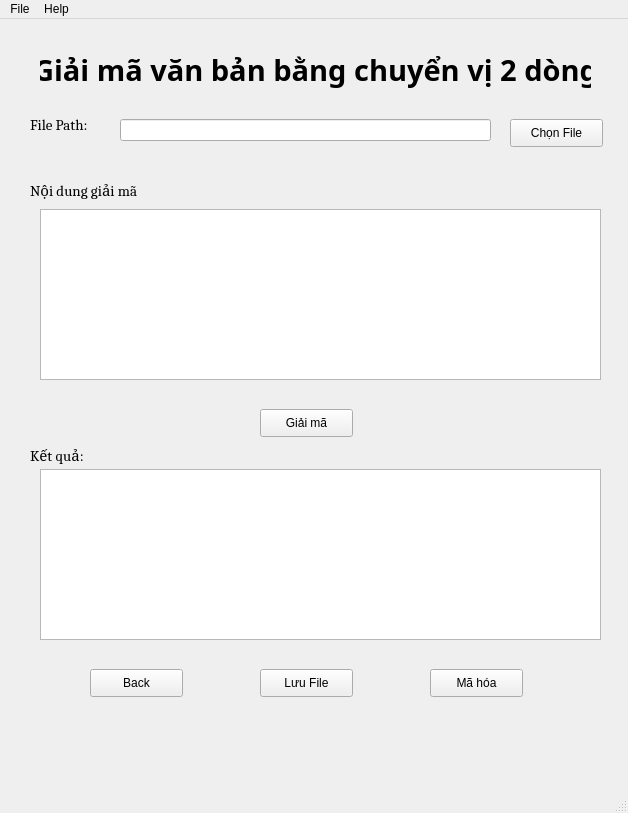
<?xml version="1.0" encoding="UTF-8"?>
<ui version="4.0">
 <class>MainWindow</class>
 <widget class="QMainWindow" name="MainWindow">
  <property name="geometry">
   <rect>
    <x>0</x>
    <y>0</y>
    <width>628</width>
    <height>813</height>
   </rect>
  </property>
  <property name="windowTitle">
   <string>MainWindow</string>
  </property>
  <widget class="QWidget" name="centralwidget">
   <widget class="QPushButton" name="btnMaHoaChuyenVi">
    <property name="geometry">
     <rect>
      <x>430</x>
      <y>650</y>
      <width>93</width>
      <height>28</height>
     </rect>
    </property>
    <property name="font">
     <font>
      <pointsize>9</pointsize>
     </font>
    </property>
    <property name="text">
     <string>Mã hóa</string>
    </property>
   </widget>
   <widget class="QPushButton" name="btnGiaiMaChuyenVi">
    <property name="geometry">
     <rect>
      <x>260</x>
      <y>390</y>
      <width>93</width>
      <height>28</height>
     </rect>
    </property>
    <property name="font">
     <font>
      <pointsize>9</pointsize>
     </font>
    </property>
    <property name="text">
     <string>Giải mã</string>
    </property>
   </widget>
   <widget class="QPushButton" name="btnBack">
    <property name="geometry">
     <rect>
      <x>90</x>
      <y>650</y>
      <width>93</width>
      <height>28</height>
     </rect>
    </property>
    <property name="font">
     <font>
      <pointsize>9</pointsize>
     </font>
    </property>
    <property name="text">
     <string>Back</string>
    </property>
   </widget>
   <widget class="QPushButton" name="btnChonFile">
    <property name="geometry">
     <rect>
      <x>510</x>
      <y>100</y>
      <width>93</width>
      <height>28</height>
     </rect>
    </property>
    <property name="font">
     <font>
      <pointsize>9</pointsize>
     </font>
    </property>
    <property name="text">
     <string>Chọn File</string>
    </property>
   </widget>
   <widget class="QPushButton" name="btnSave">
    <property name="geometry">
     <rect>
      <x>260</x>
      <y>650</y>
      <width>93</width>
      <height>28</height>
     </rect>
    </property>
    <property name="font">
     <font>
      <pointsize>9</pointsize>
     </font>
    </property>
    <property name="text">
     <string>Lưu File</string>
    </property>
   </widget>
   <widget class="QTextEdit" name="result">
    <property name="geometry">
     <rect>
      <x>40</x>
      <y>450</y>
      <width>561</width>
      <height>171</height>
     </rect>
    </property>
   </widget>
   <widget class="QTextEdit" name="input">
    <property name="geometry">
     <rect>
      <x>40</x>
      <y>190</y>
      <width>561</width>
      <height>171</height>
     </rect>
    </property>
   </widget>
   <widget class="QLabel" name="label">
    <property name="geometry">
     <rect>
      <x>40</x>
      <y>0</y>
      <width>551</width>
      <height>101</height>
     </rect>
    </property>
    <property name="font">
     <font>
      <family>Sitka Heading Semibold</family>
      <pointsize>22</pointsize>
      <weight>75</weight>
      <bold>true</bold>
     </font>
    </property>
    <property name="text">
     <string>Giải mã văn bản bằng chuyển vị 2 dòng</string>
    </property>
    <property name="alignment">
     <set>Qt::AlignCenter</set>
    </property>
   </widget>
   <widget class="QLineEdit" name="EdtPath">
    <property name="geometry">
     <rect>
      <x>120</x>
      <y>100</y>
      <width>371</width>
      <height>22</height>
     </rect>
    </property>
   </widget>
   <widget class="QLabel" name="label_2">
    <property name="geometry">
     <rect>
      <x>30</x>
      <y>90</y>
      <width>81</width>
      <height>31</height>
     </rect>
    </property>
    <property name="font">
     <font>
      <family>Cambria</family>
      <pointsize>11</pointsize>
      <weight>50</weight>
      <bold>false</bold>
     </font>
    </property>
    <property name="text">
     <string>File Path:</string>
    </property>
   </widget>
   <widget class="QLabel" name="label_3">
    <property name="geometry">
     <rect>
      <x>30</x>
      <y>150</y>
      <width>171</width>
      <height>41</height>
     </rect>
    </property>
    <property name="font">
     <font>
      <family>Cambria</family>
      <pointsize>11</pointsize>
      <weight>50</weight>
      <bold>false</bold>
     </font>
    </property>
    <property name="text">
     <string>Nội dung giải mã</string>
    </property>
   </widget>
   <widget class="QLabel" name="label_4">
    <property name="geometry">
     <rect>
      <x>30</x>
      <y>420</y>
      <width>141</width>
      <height>31</height>
     </rect>
    </property>
    <property name="font">
     <font>
      <family>Cambria</family>
      <pointsize>11</pointsize>
      <weight>50</weight>
      <bold>false</bold>
     </font>
    </property>
    <property name="text">
     <string>Kết quả:</string>
    </property>
   </widget>
  </widget>
  <widget class="QMenuBar" name="menubar">
   <property name="geometry">
    <rect>
     <x>0</x>
     <y>0</y>
     <width>628</width>
     <height>26</height>
    </rect>
   </property>
   <widget class="QMenu" name="menuFile">
    <property name="title">
     <string>File</string>
    </property>
    <addaction name="actionOpen_File"/>
    <addaction name="actionSave_File"/>
    <addaction name="separator"/>
    <addaction name="actionExit"/>
   </widget>
   <widget class="QMenu" name="menuHelp">
    <property name="title">
     <string>Help</string>
    </property>
   </widget>
   <addaction name="menuFile"/>
   <addaction name="menuHelp"/>
  </widget>
  <widget class="QStatusBar" name="statusbar"/>
  <action name="actionOpen_File">
   <property name="text">
    <string>Open File</string>
   </property>
  </action>
  <action name="actionSave_File">
   <property name="text">
    <string>Save File</string>
   </property>
  </action>
  <action name="actionExit">
   <property name="text">
    <string>Exit</string>
   </property>
  </action>
 </widget>
 <resources/>
 <connections/>
</ui>
